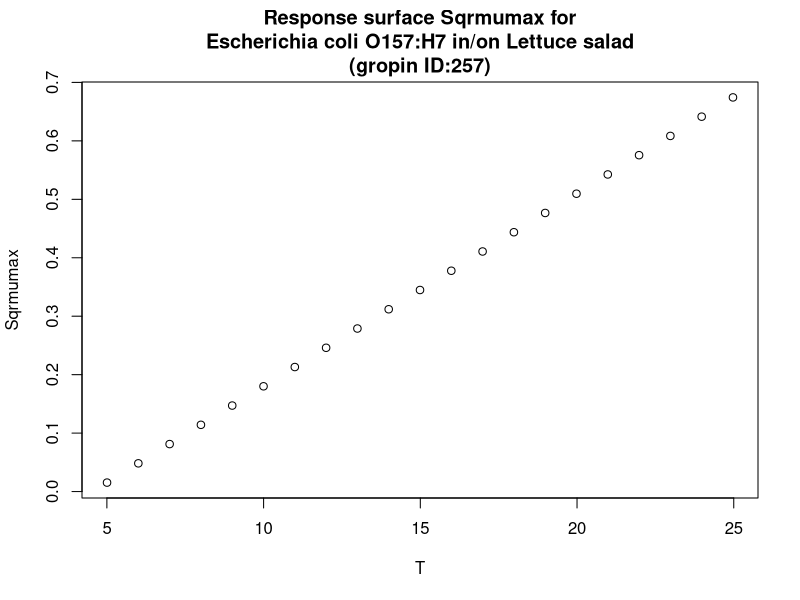

Recreate this plot in R.
#############################
# start of Parameter script
#############################
T <- seq(5.005,24.975024975025,length.out=21)
#############################
# end of Parameter script
#############################
############################# 
# start of Model script Gropin ID 257 
#############################
 
# constant coefficients for this model
 
variables <- data.frame(T)
argumentsPar <- expand.grid(variables)
 
# heart of the model
response_surface <- function(T) {
   mumax <-0.033*(T-4.54)

return(mumax=mumax)
} 

# output parameters
responseSurface <- cbind(argumentsPar,response_surface(argumentsPar['T']))
colnames(responseSurface) <- c(colnames(argumentsPar),'Sqrmumax')
#############################
# End of Model script
#############################
############################# 
# start of Visualisation script Gropin ID 257 
#############################
plot(T,responseSurface$'Sqrmumax',xlab='T',
                          ylab='Sqrmumax',main='Response surface Sqrmumax for
Escherichia coli O157:H7 in/on Lettuce salad
(gropin ID:257)')
#############################
# End of Visualisation script
#############################
